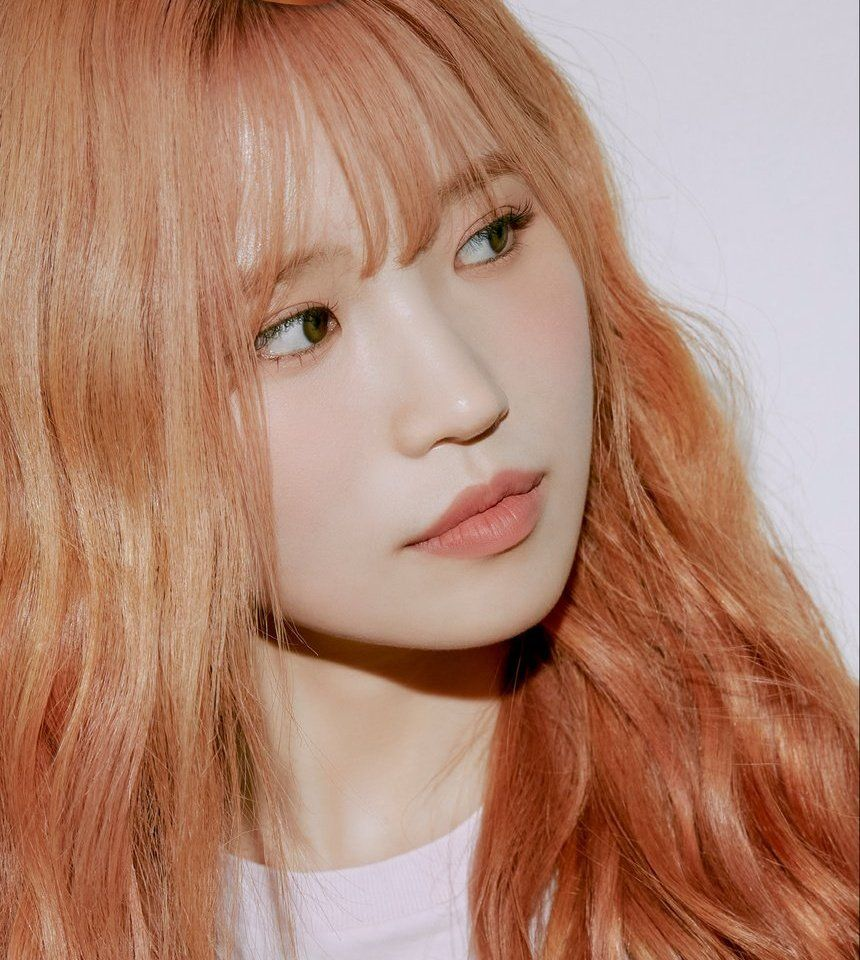
#> input picture Coding/Python Projects/Lets/images/Hayoung.jpg, 860 x 960 px; its folder holds only this picture in this run
$ python image_mod.py
#> lines starting #> are read from the running program, lines starting #| are printed output that depends on the picture
import cv2
import os


def transform_drawing(arquivo, qtde_filtro):
#> called with arquivo = 'Hayoung.jpg', qtde_filtro = 55
    img = cv2.imread(f"images/{arquivo}")
#> img is the input picture: shape (960, 860, 3); mean B, G, R 114.7, 134.6, 177.6
    img_pb = cv2.cvtColor(img, cv2.COLOR_BGR2GRAY)
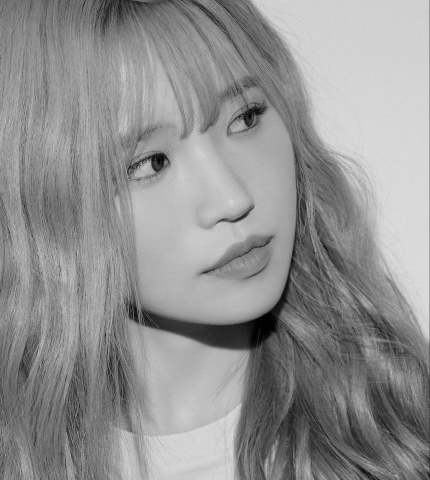
#> img_pb: shape (960, 860) (shown at 1/2 size); min 0, max 232, mean 145.2
    img_inverted = cv2.bitwise_not(img_pb)
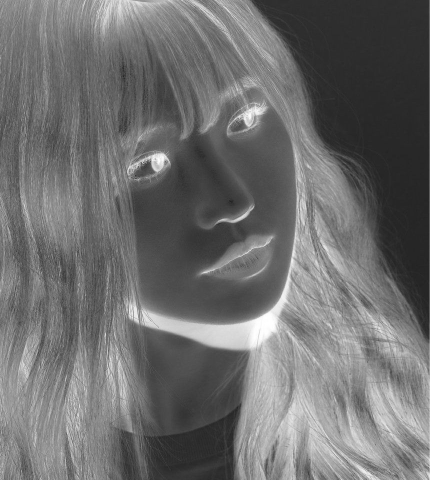
#> img_inverted: shape (960, 860) (shown at 1/2 size); min 23, max 255, mean 109.8
#    qtde_filtro = 15  # precisa ser numero positivo e impar
    img_blur = cv2.GaussianBlur(img_inverted, (qtde_filtro, qtde_filtro), 0)
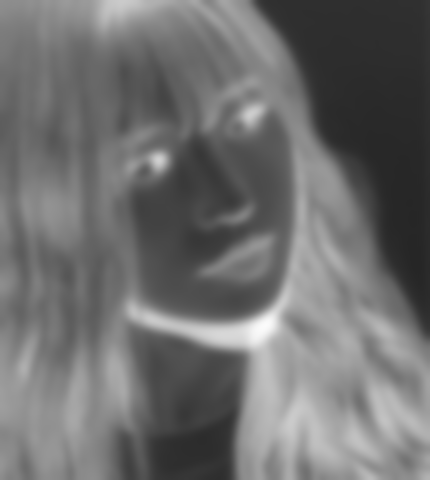
#> img_blur: shape (960, 860) (shown at 1/2 size); min 38, max 251, mean 109.8
    img_blur_inverted = cv2.bitwise_not(img_blur)
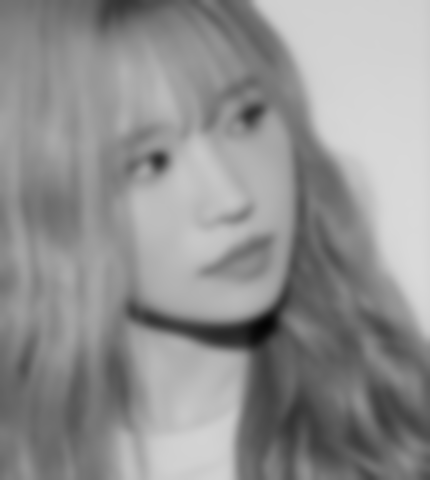
#> img_blur_inverted: shape (960, 860) (shown at 1/2 size); min 4, max 217, mean 145.2
    img_finished = cv2.divide(img_pb, img_blur_inverted, scale=256.0)
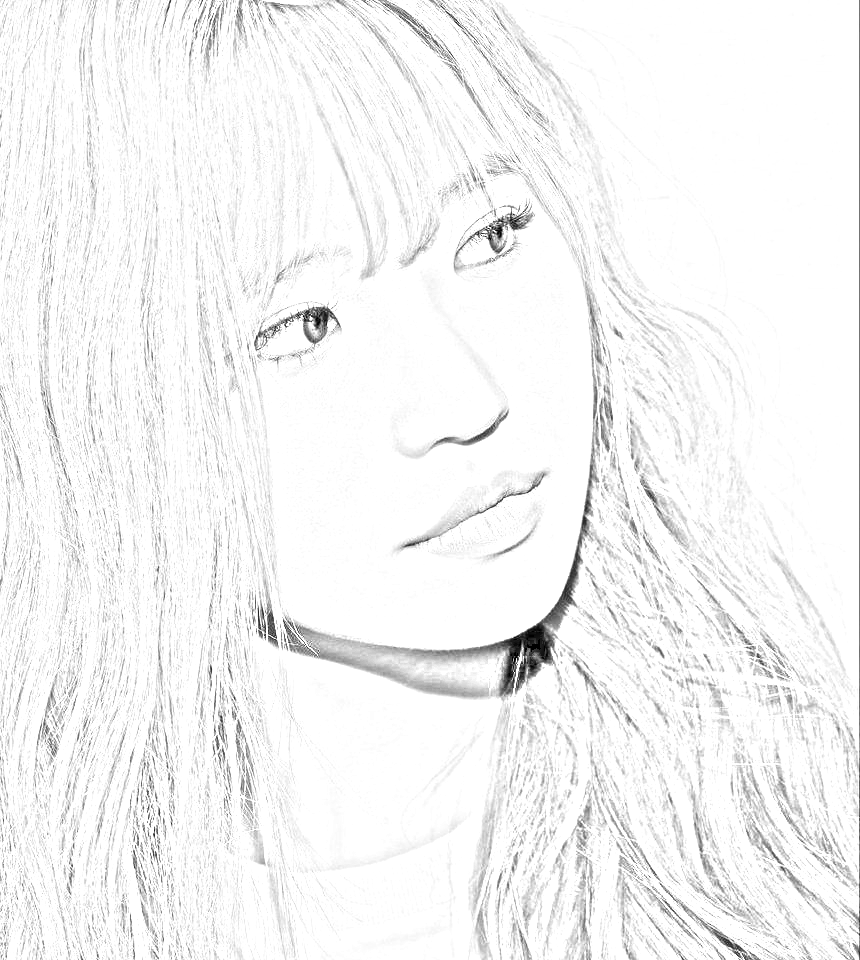
#> img_finished: shape (960, 860); min 0, max 255, mean 244.4

#    cv2.imshow("Seoul", img_finished)
#    cv2.waitKey(0)
#    cv2.destroyAllWindows()
    cv2.imwrite(f"image_finished/{arquivo}", img_finished)


list_files = os.listdir("images")
for file in list_files:
    transform_drawing(file, 55)
